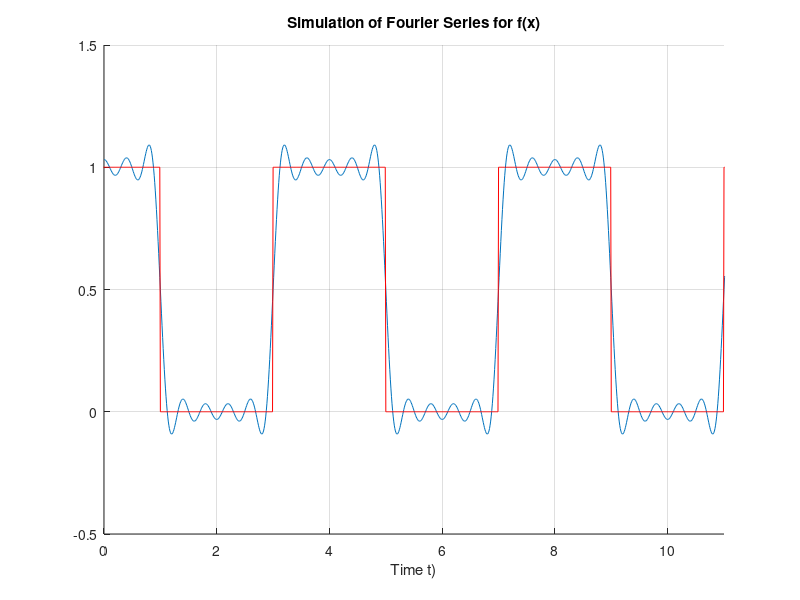

Source code (MATLAB):
%Author: José Mata (JMata28)
%The following code simulates the Fourier series representation of 
%the function f(x). The period is assumed to have a value of four. 
%It is clear from the graph of function x that the length of the "box"
%Where the value of f(x) is one, is two. 
%Running the code, we can see that the higher the value of k (the more summations there are),
%the more accurate the Fourier Series becomes as a representation of f(x).

clear %Clear the workspace

T=4;                              %Define period with a value of four
t=0:0.01:20;                      %Create a vector for time (from 0 to 20 in internvals of 0.01)
W = (2*pi)/T;                     %Calculate the frequency of the function (pi/2)

square1 = square(((2*pi)/4)*t);   %Creates a square wave. 2pi/4 was multiplied to make the period of the square wave 4
square2 = (square1 + 1)/2;        %This line uses the first square wave created, adds a value of one to raise it and divides it by two so its maximum value is still one.
x = zeros(1,length(t));           %Create a vector with all values of zero to later create the approximation of f(X)

%Simulate the Fourier Series sum
for k = 1:10                      %Go through the loop from 1 to 10, increasing every time by one
    ak = sin((pi*k)/2)/(pi*k);    %Calculate the value of ak obtained from manual calculations
    x = x + (2*ak *cos(k*W*t));   %Perform the sum for all values of k 
    y = x + 0.5;                  %Add the ak0 value, obtained from the manual calculations (one half)
end
figure
hold on;                          %Hold the plots that will be added to the same graph
 plot(t,y)                        %Plot the Fourier Series sum
 title('Simulation of Fourier Series for f(x)');     %Define title for the graph
 ylim([-0.5 1.5]);                %Define the y limits of the plot 
 xlim([0 11]);                    %Define the x limits of the plot
 xlabel('Time t)');               %Define the x axis label
 grid on;
 plot(t-1, square2, 'r')          %Plots the exact square function (the t+1 shifts the signal so it can be in the right place
hold off;                         %End the hold 
 
